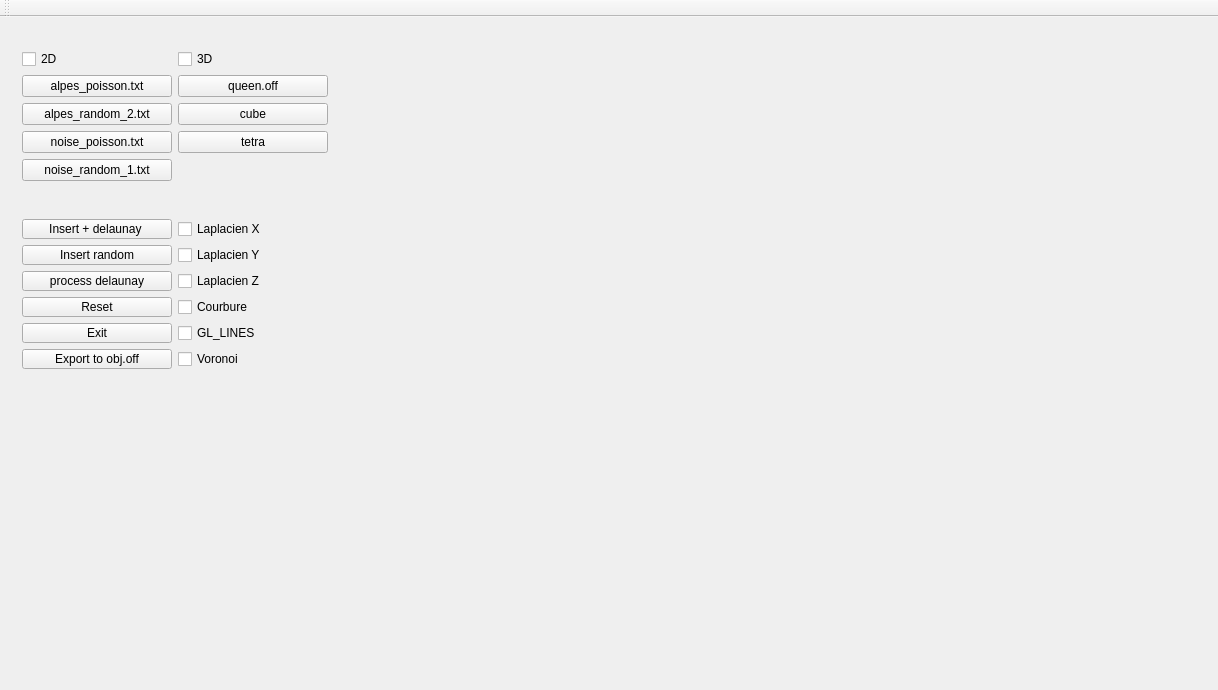
<?xml version="1.0" encoding="UTF-8"?>
<ui version="4.0">
 <class>MainWindow</class>
 <widget class="QMainWindow" name="MainWindow">
  <property name="geometry">
   <rect>
    <x>0</x>
    <y>0</y>
    <width>1218</width>
    <height>690</height>
   </rect>
  </property>
  <property name="windowTitle">
   <string>Mesh_Computational_Geometry</string>
  </property>
  <widget class="QWidget" name="centralWidget">
   <property name="sizePolicy">
    <sizepolicy hsizetype="Expanding" vsizetype="Preferred">
     <horstretch>0</horstretch>
     <verstretch>0</verstretch>
    </sizepolicy>
   </property>
   <layout class="QHBoxLayout" name="horizontalLayout">
    <item>
     <layout class="QVBoxLayout" name="verticalLayout_2">
      <item>
       <widget class="GLDisplayWidget" name="GLViewerWidget" native="true">
        <property name="sizePolicy">
         <sizepolicy hsizetype="MinimumExpanding" vsizetype="Preferred">
          <horstretch>0</horstretch>
          <verstretch>0</verstretch>
         </sizepolicy>
        </property>
        <widget class="QWidget" name="formLayoutWidget">
         <property name="geometry">
          <rect>
           <x>0</x>
           <y>10</y>
           <width>341</width>
           <height>171</height>
          </rect>
         </property>
         <layout class="QFormLayout" name="formLayout">
          <item row="0" column="0">
           <widget class="QCheckBox" name="show2DcheckBox">
            <property name="text">
             <string>2D                </string>
            </property>
            <property name="checked">
             <bool>false</bool>
            </property>
           </widget>
          </item>
          <item row="1" column="0">
           <widget class="QPushButton" name="map2D0Pb">
            <property name="sizePolicy">
             <sizepolicy hsizetype="Fixed" vsizetype="Fixed">
              <horstretch>0</horstretch>
              <verstretch>0</verstretch>
             </sizepolicy>
            </property>
            <property name="minimumSize">
             <size>
              <width>150</width>
              <height>0</height>
             </size>
            </property>
            <property name="text">
             <string>alpes_poisson.txt</string>
            </property>
           </widget>
          </item>
          <item row="1" column="1">
           <widget class="QPushButton" name="map3D0Pb">
            <property name="sizePolicy">
             <sizepolicy hsizetype="Fixed" vsizetype="Fixed">
              <horstretch>0</horstretch>
              <verstretch>0</verstretch>
             </sizepolicy>
            </property>
            <property name="minimumSize">
             <size>
              <width>150</width>
              <height>0</height>
             </size>
            </property>
            <property name="text">
             <string>queen.off</string>
            </property>
           </widget>
          </item>
          <item row="2" column="0">
           <widget class="QPushButton" name="map2D1Pb">
            <property name="sizePolicy">
             <sizepolicy hsizetype="Fixed" vsizetype="Fixed">
              <horstretch>0</horstretch>
              <verstretch>0</verstretch>
             </sizepolicy>
            </property>
            <property name="minimumSize">
             <size>
              <width>150</width>
              <height>0</height>
             </size>
            </property>
            <property name="text">
             <string>alpes_random_2.txt</string>
            </property>
           </widget>
          </item>
          <item row="2" column="1">
           <widget class="QPushButton" name="map3D1Pb">
            <property name="sizePolicy">
             <sizepolicy hsizetype="Fixed" vsizetype="Fixed">
              <horstretch>0</horstretch>
              <verstretch>0</verstretch>
             </sizepolicy>
            </property>
            <property name="minimumSize">
             <size>
              <width>150</width>
              <height>0</height>
             </size>
            </property>
            <property name="text">
             <string>cube</string>
            </property>
           </widget>
          </item>
          <item row="3" column="0">
           <widget class="QPushButton" name="map2D2Pb">
            <property name="sizePolicy">
             <sizepolicy hsizetype="Fixed" vsizetype="Fixed">
              <horstretch>0</horstretch>
              <verstretch>0</verstretch>
             </sizepolicy>
            </property>
            <property name="minimumSize">
             <size>
              <width>150</width>
              <height>0</height>
             </size>
            </property>
            <property name="text">
             <string>noise_poisson.txt</string>
            </property>
           </widget>
          </item>
          <item row="3" column="1">
           <widget class="QPushButton" name="map3D2Pb">
            <property name="sizePolicy">
             <sizepolicy hsizetype="Fixed" vsizetype="Fixed">
              <horstretch>0</horstretch>
              <verstretch>0</verstretch>
             </sizepolicy>
            </property>
            <property name="minimumSize">
             <size>
              <width>150</width>
              <height>0</height>
             </size>
            </property>
            <property name="text">
             <string>tetra</string>
            </property>
           </widget>
          </item>
          <item row="4" column="0">
           <widget class="QPushButton" name="map2D3Pb">
            <property name="sizePolicy">
             <sizepolicy hsizetype="Fixed" vsizetype="Fixed">
              <horstretch>0</horstretch>
              <verstretch>0</verstretch>
             </sizepolicy>
            </property>
            <property name="minimumSize">
             <size>
              <width>150</width>
              <height>0</height>
             </size>
            </property>
            <property name="text">
             <string>noise_random_1.txt</string>
            </property>
           </widget>
          </item>
          <item row="0" column="1">
           <widget class="QCheckBox" name="show3DcheckBox">
            <property name="text">
             <string>3D</string>
            </property>
            <property name="checked">
             <bool>false</bool>
            </property>
           </widget>
          </item>
         </layout>
        </widget>
        <widget class="QWidget" name="formLayoutWidget_2">
         <property name="geometry">
          <rect>
           <x>0</x>
           <y>180</y>
           <width>341</width>
           <height>172</height>
          </rect>
         </property>
         <layout class="QFormLayout" name="formLayout_2">
          <item row="0" column="0">
           <widget class="QPushButton" name="insertPointDelaunay">
            <property name="sizePolicy">
             <sizepolicy hsizetype="Fixed" vsizetype="Fixed">
              <horstretch>0</horstretch>
              <verstretch>0</verstretch>
             </sizepolicy>
            </property>
            <property name="minimumSize">
             <size>
              <width>150</width>
              <height>0</height>
             </size>
            </property>
            <property name="text">
             <string>Insert + delaunay </string>
            </property>
           </widget>
          </item>
          <item row="1" column="0">
           <widget class="QPushButton" name="insertPoint">
            <property name="sizePolicy">
             <sizepolicy hsizetype="Fixed" vsizetype="Fixed">
              <horstretch>0</horstretch>
              <verstretch>0</verstretch>
             </sizepolicy>
            </property>
            <property name="minimumSize">
             <size>
              <width>150</width>
              <height>0</height>
             </size>
            </property>
            <property name="text">
             <string>Insert random</string>
            </property>
           </widget>
          </item>
          <item row="2" column="0">
           <widget class="QPushButton" name="computeDelaunay">
            <property name="sizePolicy">
             <sizepolicy hsizetype="Fixed" vsizetype="Fixed">
              <horstretch>0</horstretch>
              <verstretch>0</verstretch>
             </sizepolicy>
            </property>
            <property name="minimumSize">
             <size>
              <width>150</width>
              <height>0</height>
             </size>
            </property>
            <property name="text">
             <string>process delaunay</string>
            </property>
           </widget>
          </item>
          <item row="3" column="0">
           <widget class="QPushButton" name="resetPb">
            <property name="sizePolicy">
             <sizepolicy hsizetype="Fixed" vsizetype="Fixed">
              <horstretch>0</horstretch>
              <verstretch>0</verstretch>
             </sizepolicy>
            </property>
            <property name="minimumSize">
             <size>
              <width>150</width>
              <height>0</height>
             </size>
            </property>
            <property name="text">
             <string>Reset</string>
            </property>
           </widget>
          </item>
          <item row="4" column="0">
           <widget class="QPushButton" name="exitPushButton">
            <property name="sizePolicy">
             <sizepolicy hsizetype="Fixed" vsizetype="Fixed">
              <horstretch>0</horstretch>
              <verstretch>0</verstretch>
             </sizepolicy>
            </property>
            <property name="minimumSize">
             <size>
              <width>150</width>
              <height>0</height>
             </size>
            </property>
            <property name="text">
             <string>Exit</string>
            </property>
           </widget>
          </item>
          <item row="0" column="1">
           <widget class="QCheckBox" name="laplaceXPb">
            <property name="text">
             <string>Laplacien X</string>
            </property>
            <property name="checked">
             <bool>false</bool>
            </property>
           </widget>
          </item>
          <item row="1" column="1">
           <widget class="QCheckBox" name="laplaceYPb">
            <property name="text">
             <string>Laplacien Y</string>
            </property>
            <property name="checked">
             <bool>false</bool>
            </property>
           </widget>
          </item>
          <item row="3" column="1">
           <widget class="QCheckBox" name="courburePb">
            <property name="text">
             <string>Courbure</string>
            </property>
            <property name="checked">
             <bool>false</bool>
            </property>
           </widget>
          </item>
          <item row="4" column="1">
           <widget class="QCheckBox" name="linesPb">
            <property name="text">
             <string>GL_LINES</string>
            </property>
            <property name="checked">
             <bool>false</bool>
            </property>
           </widget>
          </item>
          <item row="5" column="1">
           <widget class="QCheckBox" name="voronoiPb">
            <property name="text">
             <string>Voronoi</string>
            </property>
            <property name="checked">
             <bool>false</bool>
            </property>
           </widget>
          </item>
          <item row="2" column="1">
           <widget class="QCheckBox" name="laplaceZPb">
            <property name="text">
             <string>Laplacien Z</string>
            </property>
            <property name="checked">
             <bool>false</bool>
            </property>
           </widget>
          </item>
          <item row="5" column="0">
           <widget class="QPushButton" name="exportToOff">
            <property name="sizePolicy">
             <sizepolicy hsizetype="Fixed" vsizetype="Fixed">
              <horstretch>0</horstretch>
              <verstretch>0</verstretch>
             </sizepolicy>
            </property>
            <property name="minimumSize">
             <size>
              <width>150</width>
              <height>0</height>
             </size>
            </property>
            <property name="text">
             <string>Export to obj.off</string>
            </property>
           </widget>
          </item>
         </layout>
        </widget>
       </widget>
      </item>
     </layout>
    </item>
   </layout>
  </widget>
  <widget class="QToolBar" name="mainToolBar">
   <attribute name="toolBarArea">
    <enum>TopToolBarArea</enum>
   </attribute>
   <attribute name="toolBarBreak">
    <bool>false</bool>
   </attribute>
  </widget>
 </widget>
 <layoutdefault spacing="6" margin="11"/>
 <customwidgets>
  <customwidget>
   <class>GLDisplayWidget</class>
   <extends>QWidget</extends>
   <header>gldisplaywidget.h</header>
   <container>1</container>
   <slots>
    <slot>onShowFaceCheckBox()</slot>
    <slot>onShowEdgeCheckBox()</slot>
    <slot>onShowGuizmoCheckBox()</slot>
   </slots>
  </customwidget>
 </customwidgets>
 <resources/>
 <connections>
  <connection>
   <sender>exitPushButton</sender>
   <signal>released()</signal>
   <receiver>MainWindow</receiver>
   <slot>close()</slot>
   <hints>
    <hint type="sourcelabel">
     <x>83</x>
     <y>496</y>
    </hint>
    <hint type="destinationlabel">
     <x>45</x>
     <y>149</y>
    </hint>
   </hints>
  </connection>
 </connections>
</ui>
